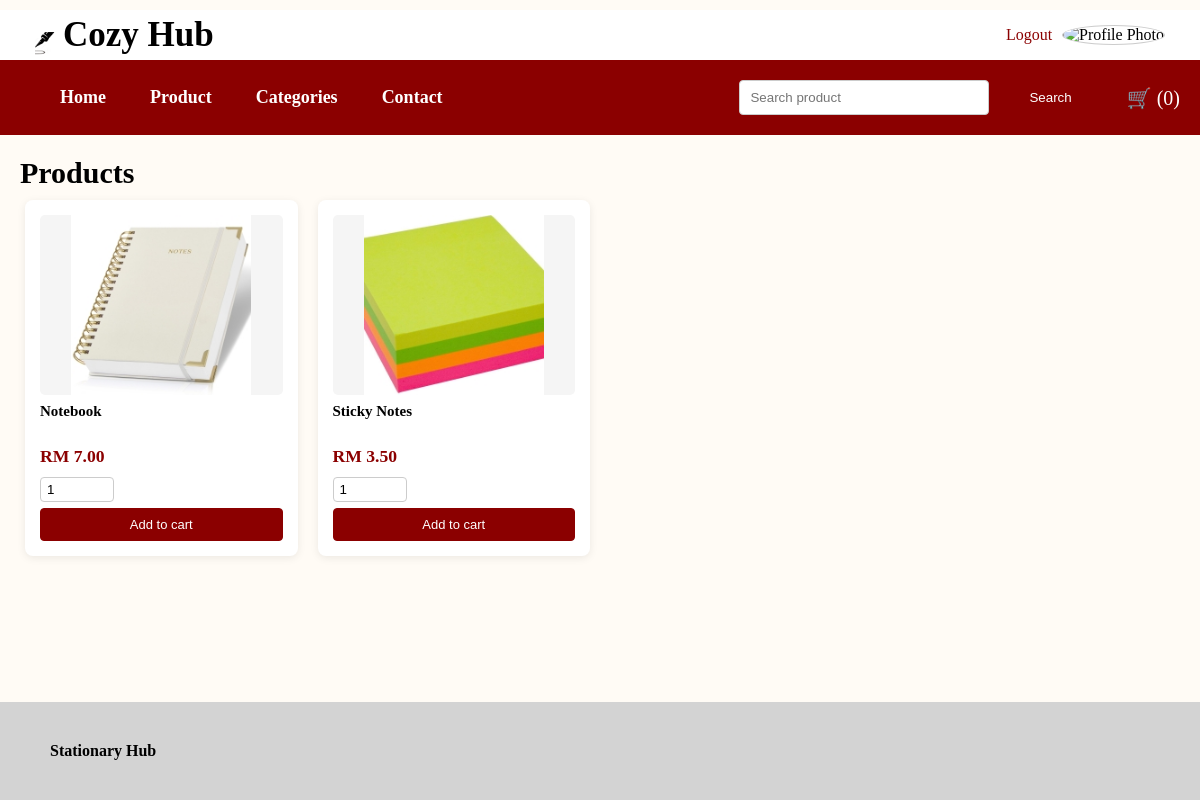
The page /app/product/viewproduct.php (signed in) on the database its author committed.
### tables this page shows
CREATE TABLE `product` (
  `product_id` int(11) NOT NULL,
  `product_name` varchar(100) NOT NULL,
  `category_id` int(11) NOT NULL,
  `price` decimal(10,2) NOT NULL,
  `stock_quantity` int(11) NOT NULL,
  `image` varchar(100) NOT NULL,
  `description` varchar(255) NOT NULL,
  `is_active` tinyint(1) NOT NULL
);

### app/_base.php (called while the page is built, shortened)
<?php
function encode($value) {
    return htmlentities($value);
}
?>

### app/product/viewproduct.php (the view, shortened to what this page needs)
<?php
include '../customer_header.php';
$products = $_db->query('SELECT * FROM product WHERE is_active = 1')->fetchAll();
?>
<div class="title">
    <h2>Products</h2>
</div>
    <div class="product-grid">
        <?php foreach ($products as $p): ?>
            <div class="product-card">
                <a href="../product/product_detail.php?product_id=<?= $p->product_id ?>">
                    <img src="../product_img/<?= encode($p->image) ?>" alt="<?= encode($p->product_name) ?>">
                </a>
                <h3><?= encode($p->product_name) ?></h3>
                <p>RM <?= number_format($p->price,2) ?></p>
                 <?php if ($p->stock_quantity >0): ?>
                <form method="post" class="add-cart-form">
                    <input type="number" name="quantity" value="1" min="1" max="<?= $p->stock_quantity ?>">
                    <button type="submit">Add to cart</button>
                </form>
                <?php else:?>
                    <p>Out of Stock</p>
                <?php endif; ?>
            </div>
        <?php endforeach; ?>
    </div>
<?php include '../_foot.php'; ?>

### app/css/app.css (style rules this page uses)
body { margin: 0; min-height: 100vh; display: grid; grid: auto auto 1fr auto / auto; background-color: #FFFBF5; }
.title { margin-left: 20px; font-size: 20px; margin-top:20px; }
.product-grid { display: grid; grid-template-columns: repeat(auto-fill, minmax(220px, 1fr)); gap: 20px; margin: 0; padding: 0 20px 10px; }
.product-card { padding: 18px; }
.product-card h3 { margin: 0 0 10px; color: #111827; font-size: 16px; min-height: 45px; }
.product-card p { margin: 0; color: #b91c1c; font-weight: 700; font-size: 1.05rem; }
.product-grid { display: grid; grid-template-columns: repeat(auto-fill, minmax(250px, 1fr)); gap: 20px; max-width: 1200px; margin: 5px; padding: 0 20px; }
.title h2 { margin: 5px 0 10px 0; }
.product-card, .product-item { background: white; border-radius: 8px; box-shadow: 0 2px 8px rgba(0,0,0,0.08); overflow: hidden; transition: transform 0.3s; text-align: left; padding: 15px; }
.product-card img, .product-item img { width: 100%; height: 180px; object-fit: contain; background: #f5f5f5; border-radius: 5px; margin-bottom: 0px; }
.product-card h3 { margin: 4px 0 5px; color: black; font-size: 15px; overflow: hidden; min-height: 38px; }
.product-card p, .product-item .price { margin: 5px 0; color: darkred; font-weight: bold; font-size: 1.1em; }
.product-card .add-cart-form { margin-top: 10px; display: flex; flex-direction: column; gap: 6px; }
.product-card .add-cart-form input[type="number"] { width: 60px; padding: 4px 6px; border: 1px solid #ccc; border-radius: 4px; }
.add-to-cart, .product-card .add-cart-form button { width: 100%; padding: 8px; background: darkred; color: white; border: 1px solid darkred; border-radius: 4px; cursor: pointer; font-size: 13px; transition: background 0.2s; }

### rows shown on the page
product: image (picture), product_name "Notebook", price "7.00"
product: image (picture), product_name "Sticky Notes", price "3.50"

### other values the page prints
$cart_count "0"
